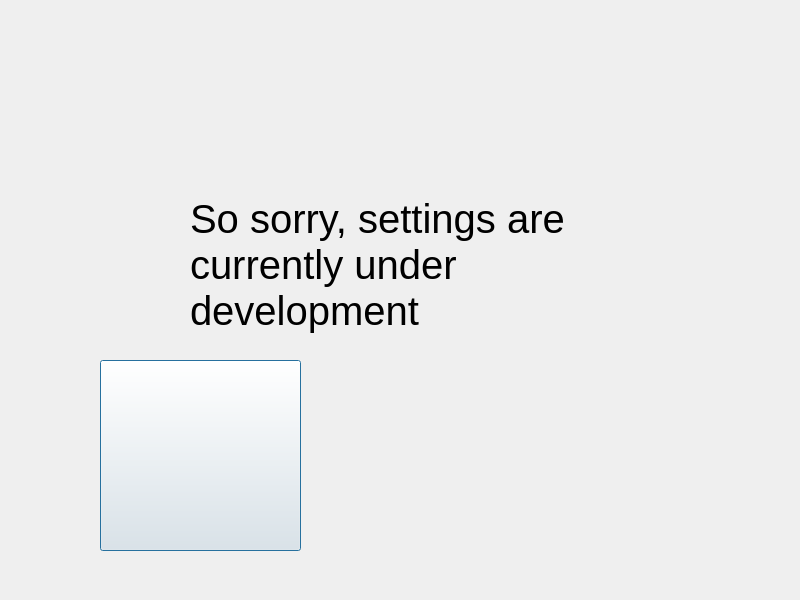
<?xml version="1.0" encoding="UTF-8"?>
<ui version="4.0">
 <class>settings</class>
 <widget class="QDialog" name="settings">
  <property name="geometry">
   <rect>
    <x>0</x>
    <y>0</y>
    <width>800</width>
    <height>600</height>
   </rect>
  </property>
  <property name="windowTitle">
   <string>Dialog</string>
  </property>
  <widget class="QLabel" name="label">
   <property name="geometry">
    <rect>
     <x>190</x>
     <y>170</y>
     <width>381</width>
     <height>191</height>
    </rect>
   </property>
   <property name="styleSheet">
    <string notr="true">font-size:40px;</string>
   </property>
   <property name="text">
    <string>&lt;html&gt;&lt;head/&gt;&lt;body&gt;&lt;p&gt;So sorry, settings are&lt;br/&gt; currently under&lt;br/&gt; development&lt;span style=&quot; font-weight:700;&quot;/&gt;&lt;/p&gt;&lt;/body&gt;&lt;/html&gt;</string>
   </property>
  </widget>
  <widget class="QPushButton" name="pushButton">
   <property name="geometry">
    <rect>
     <x>100</x>
     <y>360</y>
     <width>201</width>
     <height>191</height>
    </rect>
   </property>
   <property name="styleSheet">
    <string notr="true">background:none;</string>
   </property>
   <property name="text">
    <string/>
   </property>
   <property name="icon">
    <iconset resource="resourses.qrc">
     <normaloff>:/resourse/img/smile.png</normaloff>:/resourse/img/smile.png</iconset>
   </property>
   <property name="iconSize">
    <size>
     <width>200</width>
     <height>200</height>
    </size>
   </property>
  </widget>
 </widget>
 <resources>
  <include location="resourses.qrc"/>
 </resources>
 <connections/>
</ui>
